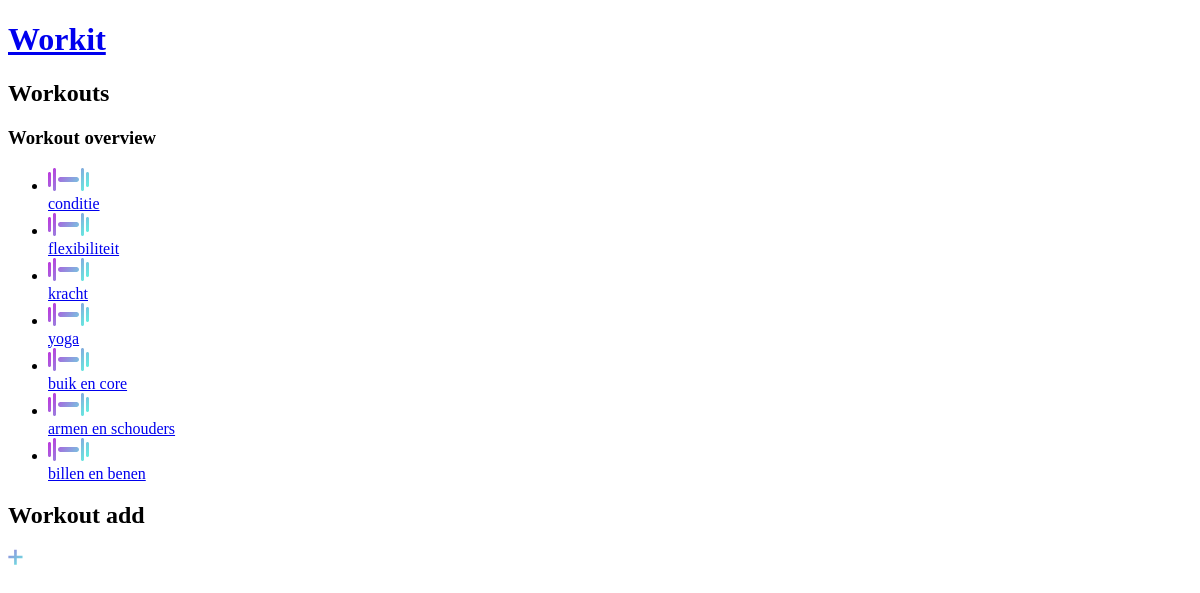
Before: / with the older database file.
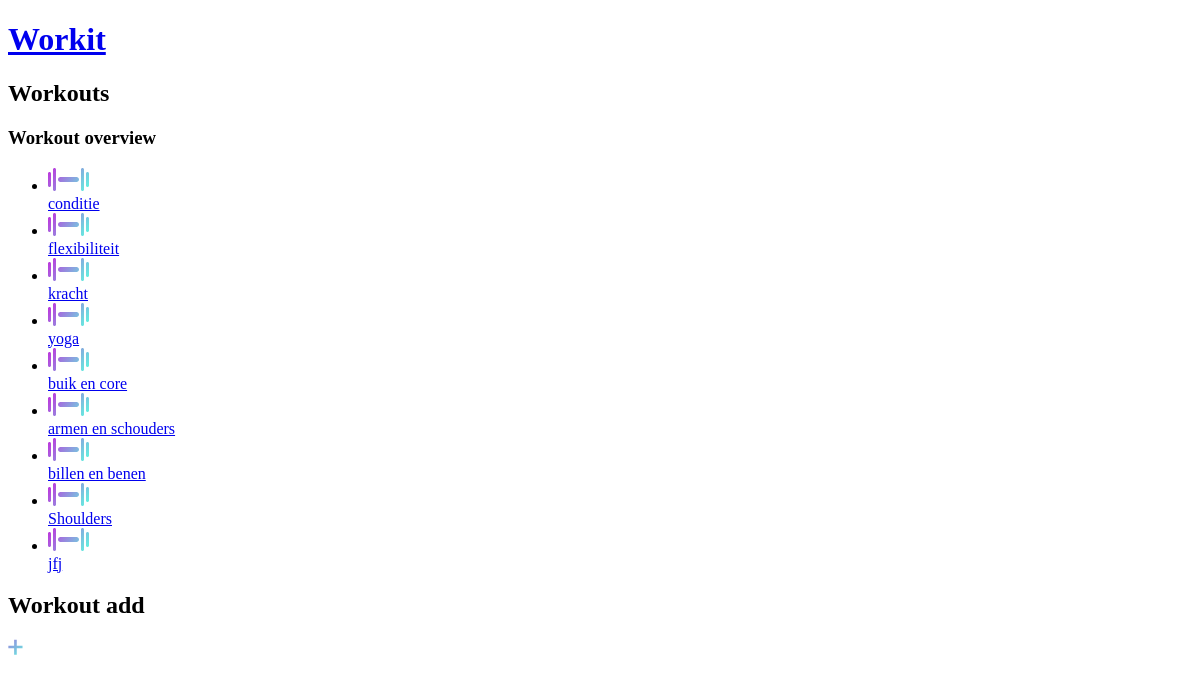
After: the same page with the newer database file.
### tables this page shows
CREATE TABLE `workout` (
  `id` int(11) NOT NULL,
  `title` varchar(140) NOT NULL
);

### src/controller/Controller.php (called while the page is built, shortened)
<?php
class Controller {
  public $route;
  protected $viewVars = array();
  public function filter() {
    call_user_func(array($this, $this->route['action']));
  }
  public function render() {
    $this->createViewVarWithContent();
    $this->renderInLayout();
  }
  public function set($variableName, $value) {
    $this->viewVars[$variableName] = $value;
  }
  private function createViewVarWithContent() {
    require __DIR__ . '/../view/' . strtolower($this->route['controller']) . '/' . $this->route['action'] . '.php';
    $content = ob_get_clean();
  }
  private function renderInLayout() {
    extract($this->viewVars, EXTR_OVERWRITE);
    include __DIR__ . '/../view/layout.php';
  }
}

### src/index.php (called while the page is built, shortened)
<?php
$routes = array(
  'home' => array(
    'controller' => 'Workouts',
    'action' => 'index'
  ),
  'intensity' => array(
    'controller' => 'Activities',
    'action' => 'intensity'
  ),
  'workout' => array(
    'controller' => 'Activities',
    'action' => 'workout'
  ),
  'activity' => array(
    'controller' => 'Activities',
    'action' => 'activity'
  ),
  'detail' => array(
    'controller' => 'Activities',
    'action' => 'detail'
  ),
  'addworkout' => array(
    'controller' => 'Workouts',
    'action' => 'addworkout'
  )
);
$route = $routes[$_GET['page']];
$controllerObj = new $controllerName();
$controllerObj->route = $route;
$controllerObj->filter();
$controllerObj->render();

### src/controller/WorkoutsController.php (called while the page is built, shortened)
<?php
require_once __DIR__ . '/Controller.php';
require_once __DIR__ . '/../dao/WorkoutsDAO.php';
class WorkoutsController extends Controller {
  private $workoutDAO;
  function __construct() {
    $this->workoutDAO = new WorkoutsDAO();
  }
  public function index() {
    $workouts = $this->workoutDAO->selectAllWorkouts();
  }
}

### src/dao/DAO.php (called while the page is built, shortened)
<?php
class DAO {
	private static $sharedPDO;
	function __construct() {
		if(empty(self::$sharedPDO)) {
      $dbHost = getenv('PHP_DB_HOST') ?: "localhost";
      $dbName = getenv('PHP_DB_DATABASE') ?: "planit";
      $dbUser = getenv('PHP_DB_USERNAME') ?: "planit";
      $dbPass = getenv('PHP_DB_PASSWORD') ?: "planit";
			self::$sharedPDO = new PDO("mysql:host=" . $dbHost . ";dbname=" . $dbName, $dbUser, $dbPass);
			self::$sharedPDO->exec("SET CHARACTER SET utf8");
			self::$sharedPDO->setAttribute(PDO::ATTR_ERRMODE, PDO::ERRMODE_EXCEPTION);
			self::$sharedPDO->setAttribute(PDO::ATTR_EMULATE_PREPARES, false);
		}
		$this->pdo =& self::$sharedPDO;
	}
}
 ?>

### src/dao/WorkoutsDAO.php (called while the page is built, shortened)
<?php
require_once( __DIR__ . '/DAO.php');
class WorkoutsDAO extends DAO {
  public function selectAllWorkouts(){
    $sql = "SELECT * FROM `workout`";
    $stmt = $this->pdo->prepare($sql);
    $stmt->execute();
    return $stmt->fetchAll(PDO::FETCH_ASSOC);
  }
}

### src/view/workouts/index.php (the view)
<section class="wrapper">
  <h2 class="hidden">Workouts</h2>
  <article class="workouts">
    <h3 class="hidden">Workout overview</h3>
    <ul class="white-button-list">
    <?php foreach($workouts as $workout): ?>
      <li class="workouts__workout-list__item">
        <a href="index.php?page=intensity&id=<?php echo $workout['id']; ?>" class="button-white workouts__workout-list__item__link">
          <div class="white-button-list__img-wrapper">
            <img src="assets/img/logo-gradient.svg" class="white-button-list__img" width="41" height="23" alt="dumbbell icon">
          </div>
          <?php echo $workout['title']; ?>
        </a>
      </li>
    <?php endforeach; ?>
  </article>
  <article class="add">
    <h2 class="hidden">Workout add</h2>
    <a class="add__button" href="index.php?page=addworkout"><img src="assets/img/add.svg" class="add__button__img" alt="plus icon" width="15" height="16"></a>
  </article>
</section>

### src/view/layout.php (shortened to what this page needs)
<!DOCTYPE html>
<html>
  <head>
  </head>
  <body>
      <header class="header">
        <h1 class="header__title"><a class="header__title__link" href="index.php?page=home">Workit</a></h1>
      </header>
    <main>
      <?php echo $content;?>
    </main>
  </body>
</html>

Changed rows visible on the page:
added workout: title "Shoulders"
added workout: title "jfj"
